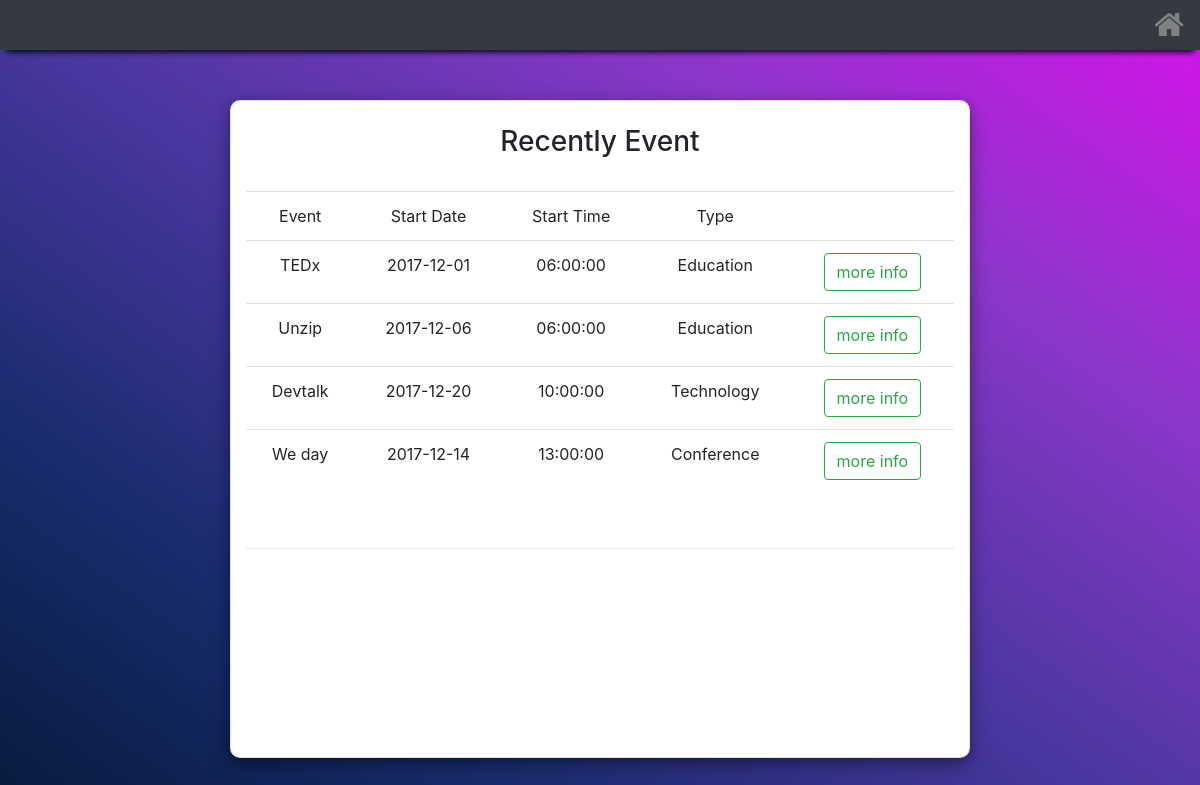
The page / on the database its author committed.
### tables this page shows
CREATE TABLE `event` (
  `EventID` int(10) NOT NULL,
  `EventName` varchar(255) NOT NULL,
  `RegID` int(10) NOT NULL,
  `StartEventDate` date NOT NULL,
  `EndEventDate` date NOT NULL,
  `StartEventTime` time NOT NULL,
  `EndEventTIme` time NOT NULL,
  `isCancel` tinyint(1) NOT NULL,
  `TypeID` int(10) NOT NULL,
  `CreatedDate` timestamp NOT NULL DEFAULT CURRENT_TIMESTAMP,
  `Description` text,
  `HeaderUrl` text
);

CREATE TABLE `eventtype` (
  `TypeID` int(10) NOT NULL,
  `TypeName` varchar(255) NOT NULL
);

### getEvent.php (the view)
<?php
    include ("db/database.php");
    $sql=mysqli_query($con,"SELECT e.EventID as EventID, e.EventName as EventName,StartEventDate, EndEventDate,StartEventTime , EndEventTime ,et.TypeName as EventType,isCancel
    FROM event e,eventtype et
    where isCancel=False AND Month(StartEventDate) >= Month(CURRENT_DATE) AND Month(StartEventDate) <= Month(CURRENT_DATE) AND et.TypeID=e.TypeID");
    $outp = '<br>
    <h3>Recently Event</h3><br><table class="table"><tr><td> Event </td><td> Start Date </td><td> Start Time </td><td> Type </td><td></td>';
    while($rs=mysqli_fetch_array($sql,MYSQLI_ASSOC))
    {
        $rs['isCancel'] = ($rs['isCancel'])?"Yes":"No";
        $outp .= '<tr>';
        $outp .= '<td>'.$rs['EventName']."</td>";
        $outp .= '<td>'.$rs['StartEventDate'].'</td>';
        $outp .= '<td>'.$rs['StartEventTime'].'</td>';
        $outp .= '<td>'.$rs['EventType'].'</td>';
        $outp .= '<td><button type="button" class="btn btn btn-outline-success" id="showEvent" onclick="show('.$rs['EventID'].')">more info</button></td>';
        $outp .= '</tr>';
        }
    $outp .= '</table><br><hr>';
    echo $outp;
?>

### rows shown on the page
event: EventName "TEDx", StartEventDate "2017-12-01", StartEventTime "06:00:00", TypeID.TypeName "Education"
event: EventName "Unzip", StartEventDate "2017-12-06", StartEventTime "06:00:00", TypeID.TypeName "Education"
event: EventName "Devtalk", StartEventDate "2017-12-20", StartEventTime "10:00:00", TypeID.TypeName "Technology"
event: EventName "We day", StartEventDate "2017-12-14", StartEventTime "13:00:00", TypeID.TypeName "Conference"
